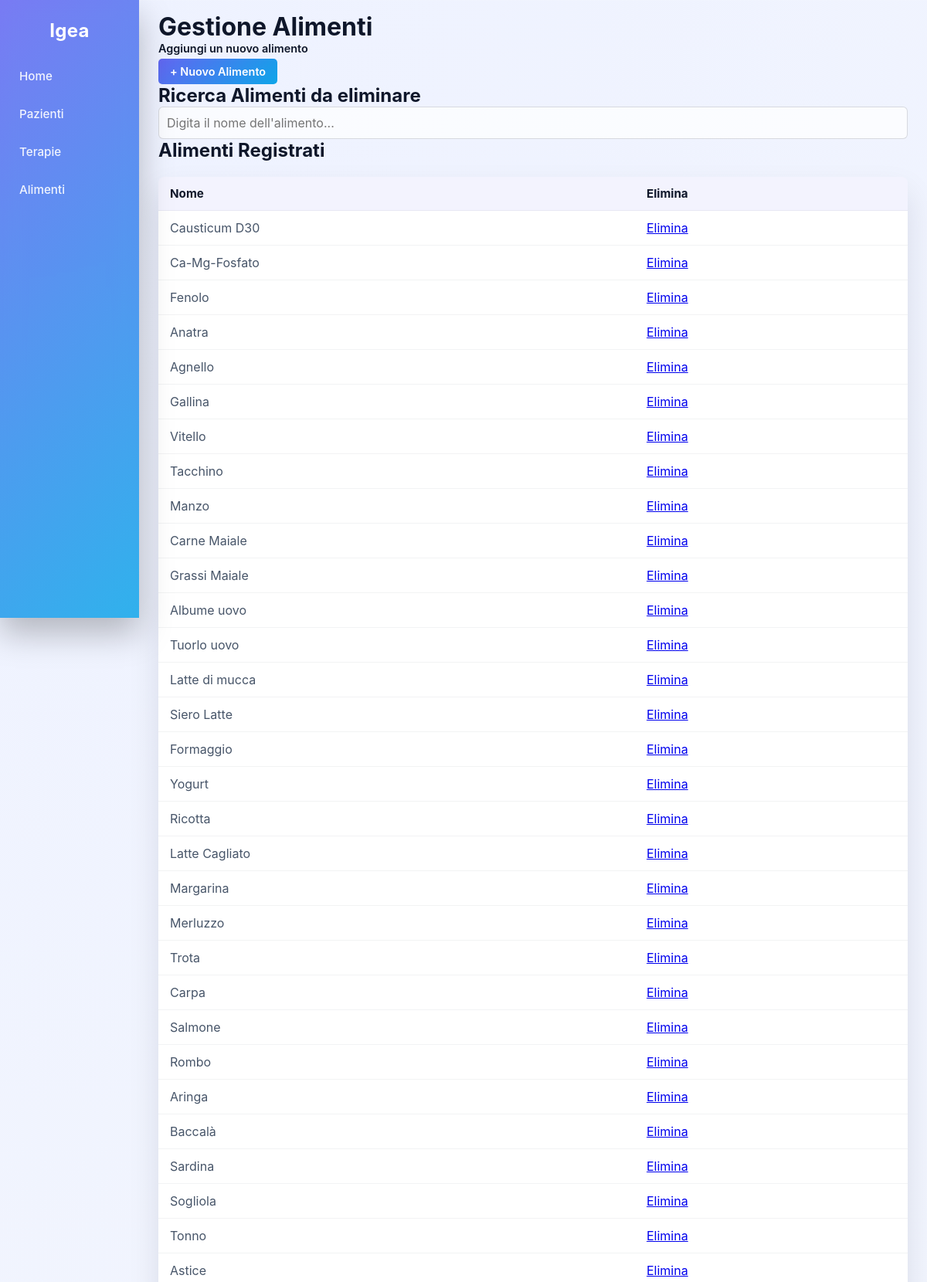
/alimenti.php (upper part), run on the app's committed database.
### tables this page shows
CREATE TABLE `alimenti` (
  `id` int(11) NOT NULL,
  `nome` varchar(50) NOT NULL
);

### alimenti.php (the view, shortened to what this page needs)
<?php
    $conn = new mysqli("localhost", "root", "", "terranova");
?>
<!DOCTYPE html>
<html lang="it">
    <head>
        <link rel="stylesheet" href="style.css">
    </head>
    <body>
        <aside class="sidebar">
            <h1>Igea</h1>
            <nav>
                <a href="index.php">Home</a>
                <a href="pazienti.php">Pazienti</a>
                <a href="farmaci.php">Terapie</a>
                <a href="alimenti.php">Alimenti</a>
            </nav>
        </aside>
        <main class="main-content">
            <h1>Gestione Alimenti</h1>
            <div class="azioni-rapide">
                <div class="azioni-row">
                    <div>
                        <label>Aggiungi un nuovo alimento</label>
                        <a href="nuovo_alimento.php" class="btn-azione">+ Nuovo Alimento</a>
                    </div>
                    <div class="ricerca-box">
                        <h2>Ricerca Alimenti da eliminare</h2>
                        <input
                            type="text"
                            id="searchAlimenti"
                            placeholder="Digita il nome dell'alimento..."
                            autocomplete="off"
                        >
                    </div>
                </div>
            </div>
            <div class="section">
                <h2>Alimenti Registrati</h2>
                <table>
                    <thead>
                        <tr>
                            <th>Nome</th>
                            <th>Elimina</th>
                        </tr>
                    </thead>
                    <tbody>
                        <?php
                            $query = "SELECT * FROM alimenti";
                            $result = $conn->query($query);
                            while ($row = $result->fetch_assoc()) {
                                echo "<tr>";
                                echo "<td>".$row['nome']."</td>";
                                echo "<td>
                                        <a href='#' onclick=\"confermaEliminazione('elimina_alimento.php?id=".$row['id']."'); return false;\">
                                        Elimina
                                        </a>
                                        </td>";
                                echo "</tr>";
                            }
                        ?>
                    </tbody>
                </table>
            </div>
        </main>
    </body>
</html>

### style.css (style rules this page uses)
* { margin: 0; padding: 0; box-sizing: border-box; font-family: "Inter", system-ui, -apple-system, BlinkMacSystemFont, sans-serif; }
body { min-height: 100vh; background: radial-gradient(circle at top left, #eef2ff, #f8fafc); color: #0f172a; }
.sidebar { position: fixed; top: 0; left: 0; width: 180px; height: 100vh; z-index: 100; backdrop-filter: blur(14px); background: linear-gradient( 135deg, rgba(99,102,241,0.85), rgba(14,165,233,0.85) ); box-shadow: 0 20px 40px rgba(0,0,0,0.25); padding: 15px; }
.sidebar h1 { font-size: 1.5rem; margin-top: 10px; margin-bottom: 25px; text-align: center; color: white; letter-spacing: 0.3px; font-weight: 700; }
.sidebar nav { display: flex; flex-direction: column; gap: 10px; }
.sidebar nav a { color: white; text-decoration: none; padding: 10px; border-radius: 6px; font-size: 0.95rem; font-weight: 500; opacity: 0.9; transition: background 0.2s, color 0.2s, opacity 0.2s; position: relative; }
.sidebar nav a::after { content: ""; position: absolute; left: 10px; bottom: 5px; width: 0; height: 2px; background: white; transition: width 0.25s ease; }
.main-content { margin-left: 180px; padding: 15px 25px; }
.btn-azione { display: inline-block; background: linear-gradient(135deg, #6366f1, #0ea5e9); color: white; text-decoration: none; padding: 8px 15px; border-radius: 5px; font-size: 0.9rem; font-weight: 600; border: none; cursor: pointer; transition: transform 0.2s ease, box-shadow 0.2s ease; }
label { display: block; margin-bottom: 5px; font-weight: 600; color: #0f172a; font-size: 0.9rem; }
input[type="text"], input[type="date"], input[type="email"], input[type="tel"], select { width: 100%; padding: 10px; border-radius: 6px; border: 1px solid rgba(15,23,42,0.15); background: rgba(255,255,255,0.7); font-size: 1rem; box-sizing: border-box; transition: border-color 0.2s, box-shadow 0.2s; }
table { width: 100%; border-collapse: collapse; background: white; border-radius: 8px; overflow: hidden; box-shadow: 0 20px 40px rgba(15,23,42,0.1); margin-top: 20px; }
th, td { padding: 12px 15px; text-align: left; border-bottom: 1px solid rgba(15,23,42,0.05); }
th { background-color: rgba(99,102,241,0.08); font-weight: 700; color: #0f172a; font-size: 0.95rem; }
td { color: #475569; }

### data on the page
alimenti: nome "Causticum D30"
alimenti: nome "Ca-Mg-Fosfato"
alimenti: nome "Fenolo"
alimenti: nome "Anatra"
alimenti: nome "Agnello"
alimenti: nome "Gallina"
alimenti: nome "Vitello"
alimenti: nome "Tacchino"
alimenti: nome "Manzo"
alimenti: nome "Carne Maiale"
alimenti: nome "Grassi Maiale"
alimenti: nome "Albume uovo"
alimenti: nome "Tuorlo uovo"
alimenti: nome "Latte di mucca"
alimenti: nome "Siero Latte"
alimenti: nome "Formaggio"
alimenti: nome "Yogurt"
alimenti: nome "Ricotta"
alimenti: nome "Latte Cagliato"
alimenti: nome "Margarina"
alimenti: nome "Merluzzo"
alimenti: nome "Trota"
alimenti: nome "Carpa"
alimenti: nome "Salmone"
alimenti: nome "Rombo"
alimenti: nome "Aringa"
alimenti: nome "Baccalà"
alimenti: nome "Sardina"
alimenti: nome "Sogliola"
alimenti: nome "Tonno"
alimenti: nome "Astice"
